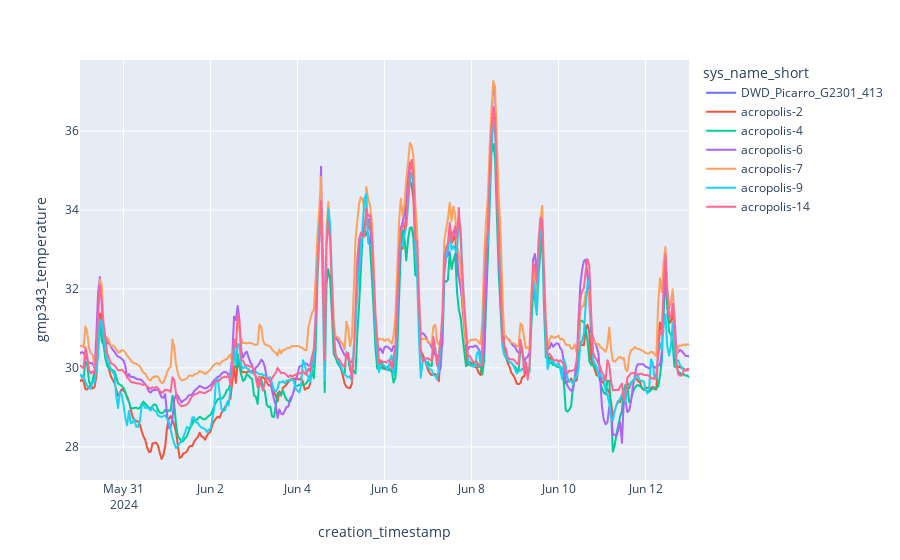
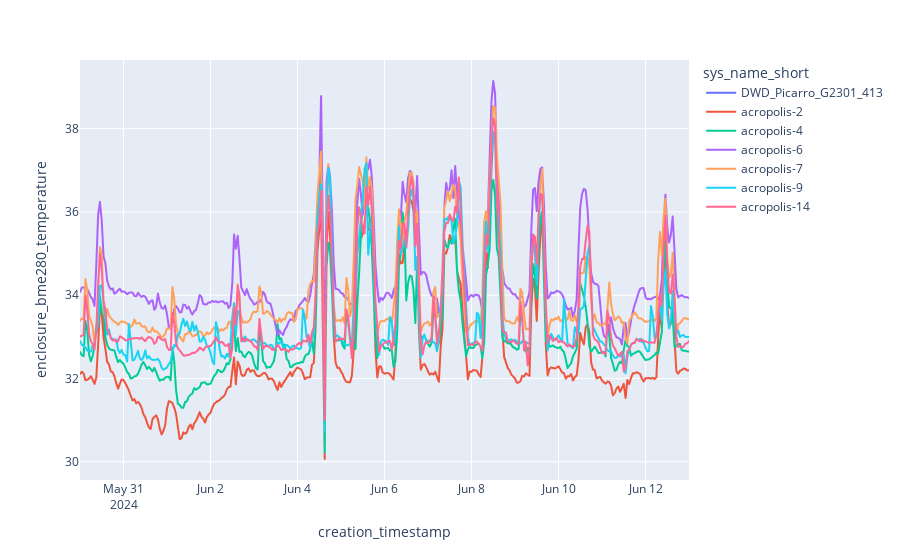
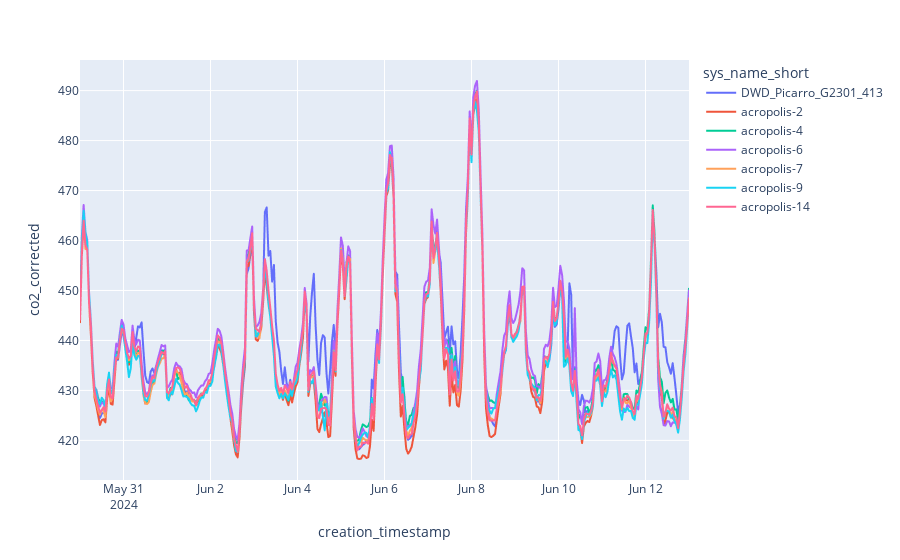
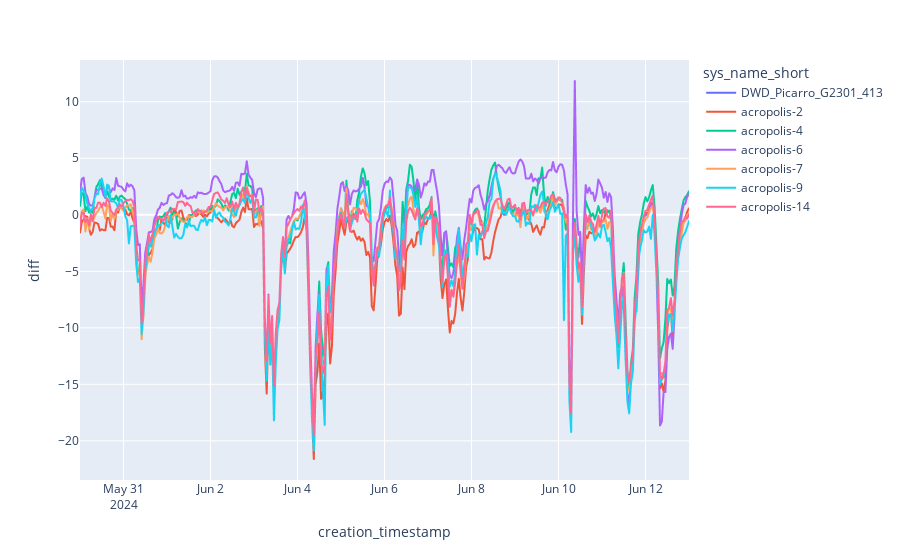

Notebook source saved alongside these figures, in order:
### Code cell
# Utility
extracted_dates = [df_p_filtered]

for date in dates:

    df_temp = df.filter(pl.col("system_id") == date[0]) \
        .filter(pl.col("creation_timestamp").is_between(start_time, date[1])) \
        .rename({"gmp343_corrected": "co2_corrected"}) \
        .collect() \
        .join(df_p.select("creation_timestamp", "picarro_corrected"), on="creation_timestamp") \
        .with_columns((pl.col("co2_corrected") - pl.col("picarro_corrected")).alias("diff"))
    
    extracted_dates.append(df_temp)

df_extracted = pl.concat(extracted_dates, how="diagonal")

start_date = datetime(2024, 5, 30, 0, 0, 0).replace(tzinfo=timezone.utc)
end_date = datetime(2024, 6, 13, 0, 0, 0).replace(tzinfo=timezone.utc)
df_extracted = df_extracted.filter(pl.col("creation_timestamp").is_between(start_date, end_date)) \

fig = px.line(df_extracted, x="creation_timestamp", y="gmp343_temperature", color="sys_name_short")
fig.show()
fig = px.line(df_extracted, x="creation_timestamp", y="enclosure_bme280_temperature", color="sys_name_short")
fig.show()
fig = px.line(df_extracted, x="creation_timestamp", y="co2_corrected", color="sys_name_short")
fig.show()
fig = px.line(df_extracted, x="creation_timestamp", y="diff", color="sys_name_short")
fig.show()

### Figure 1 — Plotly figure (JSON) as saved in the notebook; plotly's stock layout.template omitted (floating-point values rounded to 4 significant figures; data arrays with more than 128 entries replaced by an {"elided": "..."} marker saying what was removed)
{"data": [{"hovertemplate": "sys_name_short=DWD_Picarro_G2301_413<br>creation_timestamp=%{x}<br>gmp343_temperature=%{y}<extra></extra>", "legendgroup": "DWD_Picarro_G2301_413", "line": {"color": "#636efa", "dash": "solid"}, "marker": {"symbol": "circle"}, "mode": "lines", "name": "DWD_Picarro_G2301_413", "showlegend": true, "type": "scattergl", "x": {"elided": "337 str values"}, "xaxis": "x", "y": {"elided": "337 null values"}, "yaxis": "y"}, {"hovertemplate": "sys_name_short=acropolis-2<br>creation_timestamp=%{x}<br>gmp343_temperature=%{y}<extra></extra>", "legendgroup": "acropolis-2", "line": {"color": "#EF553B", "dash": "solid"}, "marker": {"symbol": "circle"}, "mode": "lines", "name": "acropolis-2", "showlegend": true, "type": "scattergl", "x": {"elided": "336 str values"}, "xaxis": "x", "y": {"elided": "336 float values"}, "yaxis": "y"}, {"hovertemplate": "sys_name_short=acropolis-4<br>creation_timestamp=%{x}<br>gmp343_temperature=%{y}<extra></extra>", "legendgroup": "acropolis-4", "line": {"color": "#00cc96", "dash": "solid"}, "marker": {"symbol": "circle"}, "mode": "lines", "name": "acropolis-4", "showlegend": true, "type": "scattergl", "x": {"elided": "336 str values"}, "xaxis": "x", "y": {"elided": "336 float values"}, "yaxis": "y"}, {"hovertemplate": "sys_name_short=acropolis-6<br>creation_timestamp=%{x}<br>gmp343_temperature=%{y}<extra></extra>", "legendgroup": "acropolis-6", "line": {"color": "#ab63fa", "dash": "solid"}, "marker": {"symbol": "circle"}, "mode": "lines", "name": "acropolis-6", "showlegend": true, "type": "scattergl", "x": {"elided": "336 str values"}, "xaxis": "x", "y": {"elided": "336 float values"}, "yaxis": "y"}, {"hovertemplate": "sys_name_short=acropolis-7<br>creation_timestamp=%{x}<br>gmp343_temperature=%{y}<extra></extra>", "legendgroup": "acropolis-7", "line": {"color": "#FFA15A", "dash": "solid"}, "marker": {"symbol": "circle"}, "mode": "lines", "name": "acropolis-7", "showlegend": true, "type": "scattergl", "x": {"elided": "336 str values"}, "xaxis": "x", "y": {"elided": "336 float values"}, "yaxis": "y"}, {"hovertemplate": "sys_name_short=acropolis-9<br>creation_timestamp=%{x}<br>gmp343_temperature=%{y}<extra></extra>", "legendgroup": "acropolis-9", "line": {"color": "#19d3f3", "dash": "solid"}, "marker": {"symbol": "circle"}, "mode": "lines", "name": "acropolis-9", "showlegend": true, "type": "scattergl", "x": {"elided": "336 str values"}, "xaxis": "x", "y": {"elided": "336 float values"}, "yaxis": "y"}, {"hovertemplate": "sys_name_short=acropolis-14<br>creation_timestamp=%{x}<br>gmp343_temperature=%{y}<extra></extra>", "legendgroup": "acropolis-14", "line": {"color": "#FF6692", "dash": "solid"}, "marker": {"symbol": "circle"}, "mode": "lines", "name": "acropolis-14", "showlegend": true, "type": "scattergl", "x": {"elided": "336 str values"}, "xaxis": "x", "y": {"elided": "336 float values"}, "yaxis": "y"}], "layout": {"legend": {"title": {"text": "sys_name_short"}, "tracegroupgap": 0}, "margin": {"t": 60}, "xaxis": {"anchor": "y", "domain": [0, 1], "title": {"text": "creation_timestamp"}}, "yaxis": {"anchor": "x", "domain": [0, 1], "title": {"text": "gmp343_temperature"}}}}

### Figure 2 — Plotly figure (JSON) as saved in the notebook; plotly's stock layout.template omitted (floating-point values rounded to 4 significant figures; data arrays with more than 128 entries replaced by an {"elided": "..."} marker saying what was removed)
{"data": [{"hovertemplate": "sys_name_short=DWD_Picarro_G2301_413<br>creation_timestamp=%{x}<br>enclosure_bme280_temperature=%{y}<extra></extra>", "legendgroup": "DWD_Picarro_G2301_413", "line": {"color": "#636efa", "dash": "solid"}, "marker": {"symbol": "circle"}, "mode": "lines", "name": "DWD_Picarro_G2301_413", "showlegend": true, "type": "scattergl", "x": {"elided": "337 str values"}, "xaxis": "x", "y": {"elided": "337 null values"}, "yaxis": "y"}, {"hovertemplate": "sys_name_short=acropolis-2<br>creation_timestamp=%{x}<br>enclosure_bme280_temperature=%{y}<extra></extra>", "legendgroup": "acropolis-2", "line": {"color": "#EF553B", "dash": "solid"}, "marker": {"symbol": "circle"}, "mode": "lines", "name": "acropolis-2", "showlegend": true, "type": "scattergl", "x": {"elided": "336 str values"}, "xaxis": "x", "y": {"elided": "336 float values"}, "yaxis": "y"}, {"hovertemplate": "sys_name_short=acropolis-4<br>creation_timestamp=%{x}<br>enclosure_bme280_temperature=%{y}<extra></extra>", "legendgroup": "acropolis-4", "line": {"color": "#00cc96", "dash": "solid"}, "marker": {"symbol": "circle"}, "mode": "lines", "name": "acropolis-4", "showlegend": true, "type": "scattergl", "x": {"elided": "336 str values"}, "xaxis": "x", "y": {"elided": "336 float values"}, "yaxis": "y"}, {"hovertemplate": "sys_name_short=acropolis-6<br>creation_timestamp=%{x}<br>enclosure_bme280_temperature=%{y}<extra></extra>", "legendgroup": "acropolis-6", "line": {"color": "#ab63fa", "dash": "solid"}, "marker": {"symbol": "circle"}, "mode": "lines", "name": "acropolis-6", "showlegend": true, "type": "scattergl", "x": {"elided": "336 str values"}, "xaxis": "x", "y": {"elided": "336 float values"}, "yaxis": "y"}, {"hovertemplate": "sys_name_short=acropolis-7<br>creation_timestamp=%{x}<br>enclosure_bme280_temperature=%{y}<extra></extra>", "legendgroup": "acropolis-7", "line": {"color": "#FFA15A", "dash": "solid"}, "marker": {"symbol": "circle"}, "mode": "lines", "name": "acropolis-7", "showlegend": true, "type": "scattergl", "x": {"elided": "336 str values"}, "xaxis": "x", "y": {"elided": "336 float values"}, "yaxis": "y"}, {"hovertemplate": "sys_name_short=acropolis-9<br>creation_timestamp=%{x}<br>enclosure_bme280_temperature=%{y}<extra></extra>", "legendgroup": "acropolis-9", "line": {"color": "#19d3f3", "dash": "solid"}, "marker": {"symbol": "circle"}, "mode": "lines", "name": "acropolis-9", "showlegend": true, "type": "scattergl", "x": {"elided": "336 str values"}, "xaxis": "x", "y": {"elided": "336 float values"}, "yaxis": "y"}, {"hovertemplate": "sys_name_short=acropolis-14<br>creation_timestamp=%{x}<br>enclosure_bme280_temperature=%{y}<extra></extra>", "legendgroup": "acropolis-14", "line": {"color": "#FF6692", "dash": "solid"}, "marker": {"symbol": "circle"}, "mode": "lines", "name": "acropolis-14", "showlegend": true, "type": "scattergl", "x": {"elided": "336 str values"}, "xaxis": "x", "y": {"elided": "336 float values"}, "yaxis": "y"}], "layout": {"legend": {"title": {"text": "sys_name_short"}, "tracegroupgap": 0}, "margin": {"t": 60}, "xaxis": {"anchor": "y", "domain": [0, 1], "title": {"text": "creation_timestamp"}}, "yaxis": {"anchor": "x", "domain": [0, 1], "title": {"text": "enclosure_bme280_temperature"}}}}

### Figure 3 — Plotly figure (JSON) as saved in the notebook; plotly's stock layout.template omitted (floating-point values rounded to 4 significant figures; data arrays with more than 128 entries replaced by an {"elided": "..."} marker saying what was removed)
{"data": [{"hovertemplate": "sys_name_short=DWD_Picarro_G2301_413<br>creation_timestamp=%{x}<br>co2_corrected=%{y}<extra></extra>", "legendgroup": "DWD_Picarro_G2301_413", "line": {"color": "#636efa", "dash": "solid"}, "marker": {"symbol": "circle"}, "mode": "lines", "name": "DWD_Picarro_G2301_413", "showlegend": true, "type": "scattergl", "x": {"elided": "337 str values"}, "xaxis": "x", "y": {"elided": "337 float values"}, "yaxis": "y"}, {"hovertemplate": "sys_name_short=acropolis-2<br>creation_timestamp=%{x}<br>co2_corrected=%{y}<extra></extra>", "legendgroup": "acropolis-2", "line": {"color": "#EF553B", "dash": "solid"}, "marker": {"symbol": "circle"}, "mode": "lines", "name": "acropolis-2", "showlegend": true, "type": "scattergl", "x": {"elided": "336 str values"}, "xaxis": "x", "y": {"elided": "336 float values"}, "yaxis": "y"}, {"hovertemplate": "sys_name_short=acropolis-4<br>creation_timestamp=%{x}<br>co2_corrected=%{y}<extra></extra>", "legendgroup": "acropolis-4", "line": {"color": "#00cc96", "dash": "solid"}, "marker": {"symbol": "circle"}, "mode": "lines", "name": "acropolis-4", "showlegend": true, "type": "scattergl", "x": {"elided": "336 str values"}, "xaxis": "x", "y": {"elided": "336 float values"}, "yaxis": "y"}, {"hovertemplate": "sys_name_short=acropolis-6<br>creation_timestamp=%{x}<br>co2_corrected=%{y}<extra></extra>", "legendgroup": "acropolis-6", "line": {"color": "#ab63fa", "dash": "solid"}, "marker": {"symbol": "circle"}, "mode": "lines", "name": "acropolis-6", "showlegend": true, "type": "scattergl", "x": {"elided": "336 str values"}, "xaxis": "x", "y": {"elided": "336 float values"}, "yaxis": "y"}, {"hovertemplate": "sys_name_short=acropolis-7<br>creation_timestamp=%{x}<br>co2_corrected=%{y}<extra></extra>", "legendgroup": "acropolis-7", "line": {"color": "#FFA15A", "dash": "solid"}, "marker": {"symbol": "circle"}, "mode": "lines", "name": "acropolis-7", "showlegend": true, "type": "scattergl", "x": {"elided": "336 str values"}, "xaxis": "x", "y": {"elided": "336 float values"}, "yaxis": "y"}, {"hovertemplate": "sys_name_short=acropolis-9<br>creation_timestamp=%{x}<br>co2_corrected=%{y}<extra></extra>", "legendgroup": "acropolis-9", "line": {"color": "#19d3f3", "dash": "solid"}, "marker": {"symbol": "circle"}, "mode": "lines", "name": "acropolis-9", "showlegend": true, "type": "scattergl", "x": {"elided": "336 str values"}, "xaxis": "x", "y": {"elided": "336 float values"}, "yaxis": "y"}, {"hovertemplate": "sys_name_short=acropolis-14<br>creation_timestamp=%{x}<br>co2_corrected=%{y}<extra></extra>", "legendgroup": "acropolis-14", "line": {"color": "#FF6692", "dash": "solid"}, "marker": {"symbol": "circle"}, "mode": "lines", "name": "acropolis-14", "showlegend": true, "type": "scattergl", "x": {"elided": "336 str values"}, "xaxis": "x", "y": {"elided": "336 float values"}, "yaxis": "y"}], "layout": {"legend": {"title": {"text": "sys_name_short"}, "tracegroupgap": 0}, "margin": {"t": 60}, "xaxis": {"anchor": "y", "domain": [0, 1], "title": {"text": "creation_timestamp"}}, "yaxis": {"anchor": "x", "domain": [0, 1], "title": {"text": "co2_corrected"}}}}

### Figure 4 — Plotly figure (JSON) as saved in the notebook; plotly's stock layout.template omitted (floating-point values rounded to 4 significant figures; data arrays with more than 128 entries replaced by an {"elided": "..."} marker saying what was removed)
{"data": [{"hovertemplate": "sys_name_short=DWD_Picarro_G2301_413<br>creation_timestamp=%{x}<br>diff=%{y}<extra></extra>", "legendgroup": "DWD_Picarro_G2301_413", "line": {"color": "#636efa", "dash": "solid"}, "marker": {"symbol": "circle"}, "mode": "lines", "name": "DWD_Picarro_G2301_413", "showlegend": true, "type": "scattergl", "x": {"elided": "337 str values"}, "xaxis": "x", "y": {"elided": "337 null values"}, "yaxis": "y"}, {"hovertemplate": "sys_name_short=acropolis-2<br>creation_timestamp=%{x}<br>diff=%{y}<extra></extra>", "legendgroup": "acropolis-2", "line": {"color": "#EF553B", "dash": "solid"}, "marker": {"symbol": "circle"}, "mode": "lines", "name": "acropolis-2", "showlegend": true, "type": "scattergl", "x": {"elided": "336 str values"}, "xaxis": "x", "y": {"elided": "336 float values"}, "yaxis": "y"}, {"hovertemplate": "sys_name_short=acropolis-4<br>creation_timestamp=%{x}<br>diff=%{y}<extra></extra>", "legendgroup": "acropolis-4", "line": {"color": "#00cc96", "dash": "solid"}, "marker": {"symbol": "circle"}, "mode": "lines", "name": "acropolis-4", "showlegend": true, "type": "scattergl", "x": {"elided": "336 str values"}, "xaxis": "x", "y": {"elided": "336 float values"}, "yaxis": "y"}, {"hovertemplate": "sys_name_short=acropolis-6<br>creation_timestamp=%{x}<br>diff=%{y}<extra></extra>", "legendgroup": "acropolis-6", "line": {"color": "#ab63fa", "dash": "solid"}, "marker": {"symbol": "circle"}, "mode": "lines", "name": "acropolis-6", "showlegend": true, "type": "scattergl", "x": {"elided": "336 str values"}, "xaxis": "x", "y": {"elided": "336 float values"}, "yaxis": "y"}, {"hovertemplate": "sys_name_short=acropolis-7<br>creation_timestamp=%{x}<br>diff=%{y}<extra></extra>", "legendgroup": "acropolis-7", "line": {"color": "#FFA15A", "dash": "solid"}, "marker": {"symbol": "circle"}, "mode": "lines", "name": "acropolis-7", "showlegend": true, "type": "scattergl", "x": {"elided": "336 str values"}, "xaxis": "x", "y": {"elided": "336 float values"}, "yaxis": "y"}, {"hovertemplate": "sys_name_short=acropolis-9<br>creation_timestamp=%{x}<br>diff=%{y}<extra></extra>", "legendgroup": "acropolis-9", "line": {"color": "#19d3f3", "dash": "solid"}, "marker": {"symbol": "circle"}, "mode": "lines", "name": "acropolis-9", "showlegend": true, "type": "scattergl", "x": {"elided": "336 str values"}, "xaxis": "x", "y": {"elided": "336 float values"}, "yaxis": "y"}, {"hovertemplate": "sys_name_short=acropolis-14<br>creation_timestamp=%{x}<br>diff=%{y}<extra></extra>", "legendgroup": "acropolis-14", "line": {"color": "#FF6692", "dash": "solid"}, "marker": {"symbol": "circle"}, "mode": "lines", "name": "acropolis-14", "showlegend": true, "type": "scattergl", "x": {"elided": "336 str values"}, "xaxis": "x", "y": {"elided": "336 float values"}, "yaxis": "y"}], "layout": {"legend": {"title": {"text": "sys_name_short"}, "tracegroupgap": 0}, "margin": {"t": 60}, "xaxis": {"anchor": "y", "domain": [0, 1], "title": {"text": "creation_timestamp"}}, "yaxis": {"anchor": "x", "domain": [0, 1], "title": {"text": "diff"}}}}
